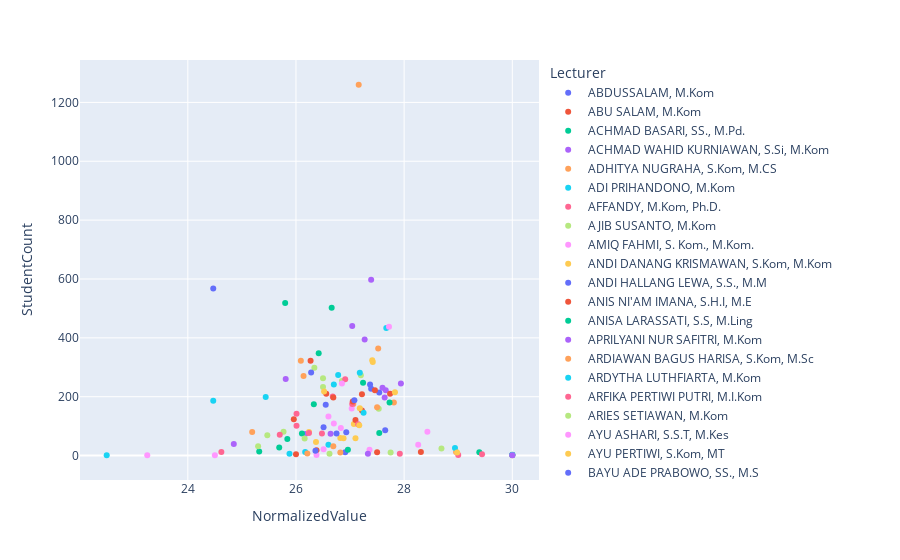

Notebook code cell kept with this figure:
### Code cell
#scatter plot
fig = px.scatter(df10, y="StudentCount", x="NormalizedValue", color="Lecturer")
fig.show()
